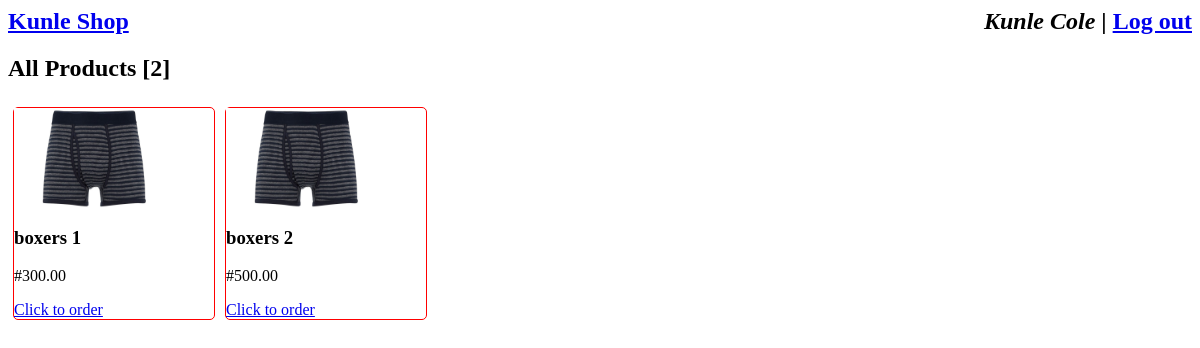
/ (signed in), run on the app's committed database.
### tables this page shows
CREATE TABLE `product` (
  `id` int(10) UNSIGNED NOT NULL,
  `name` varchar(45) NOT NULL,
  `price` decimal(8,2) NOT NULL,
  `picture` varchar(45) DEFAULT NULL
);

### index.php (the view, shortened to what this page needs)
<?php
	include "head.php";
?>
<div id="body">
<?php
	$query = "SELECT * FROM product";
	$result = $mysqli->query($query);
?>
<h2>All Products [<?php echo $result->num_rows ?>]</h2>
<?php
	while ($product = $result->fetch_object()) {
?>
	<div class="product-box">
<img src="<?php echo $product->picture ?>" />
<h3><?php echo $product->name ?></h3>
<p>#<?php echo $product->price ?></p>
<a href="describe.php?product=<?php echo $product->id ?>&name=<?php echo $product->name ?>">Click to order</a>
</div>
<?php
	}
?>
</div>
</body>
</html>

### head.php (style rules this page uses)
.product-box { float: left; width: 200px; margin: 5px; border: 1px solid red; border-radius: 5px; }
.product-box > img { width: 160px; height: 100px; }

### data on the page
product: picture (picture), name "boxers 1", price "300.00"
product: picture (picture), name "boxers 2", price "500.00"

### other printed values
$_SESSION['name'] "Kunle Cole"
$result->num_rows "2"
